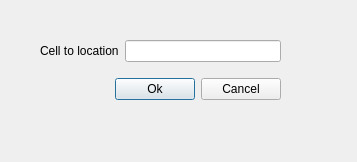
<?xml version="1.0" encoding="UTF-8"?>
<ui version="4.0">
 <class>Dialog</class>
 <widget class="QDialog" name="Dialog">
  <property name="geometry">
   <rect>
    <x>0</x>
    <y>0</y>
    <width>357</width>
    <height>162</height>
   </rect>
  </property>
  <property name="windowTitle">
   <string>Go to cell</string>
  </property>
  <widget class="QWidget" name="">
   <property name="geometry">
    <rect>
     <x>40</x>
     <y>30</y>
     <width>241</width>
     <height>81</height>
    </rect>
   </property>
   <layout class="QVBoxLayout" name="verticalLayout">
    <item>
     <layout class="QHBoxLayout" name="horizontalLayout">
      <item>
       <widget class="QLabel" name="label">
        <property name="text">
         <string>Cell to location</string>
        </property>
        <property name="buddy">
         <cstring>lineEdit</cstring>
        </property>
       </widget>
      </item>
      <item>
       <widget class="QLineEdit" name="lineEdit"/>
      </item>
     </layout>
    </item>
    <item>
     <layout class="QHBoxLayout" name="horizontalLayout_2">
      <item>
       <spacer name="horizontalSpacer">
        <property name="orientation">
         <enum>Qt::Horizontal</enum>
        </property>
        <property name="sizeHint" stdset="0">
         <size>
          <width>40</width>
          <height>20</height>
         </size>
        </property>
       </spacer>
      </item>
      <item>
       <widget class="QPushButton" name="okButton">
        <property name="enabled">
         <bool>true</bool>
        </property>
        <property name="text">
         <string>Ok</string>
        </property>
       </widget>
      </item>
      <item>
       <widget class="QPushButton" name="cancelButton">
        <property name="text">
         <string>Cancel</string>
        </property>
       </widget>
      </item>
     </layout>
    </item>
   </layout>
  </widget>
 </widget>
 <resources/>
 <connections/>
</ui>
